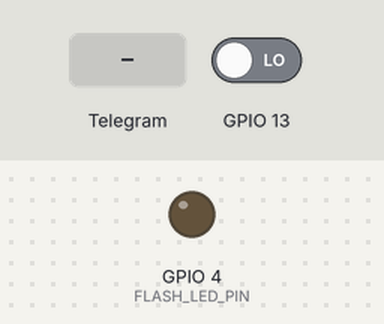
A sketch run on a simulated ESP32. Shown: output pins drawn as LEDs (lit = HIGH). The inputs (shaded band) are chosen by the test bench; at power-on: GPIO 13 LOW. WiFi joins after 1.5 s; servers stay silent unless stated; the camera gives no picture; web services answer with replies made up by the test bench; what the sketch prints to the serial monitor is not drawn.

Above: at 3.3 s.
3.4 s: Telegram message "/flash" received
At 4.7 s:
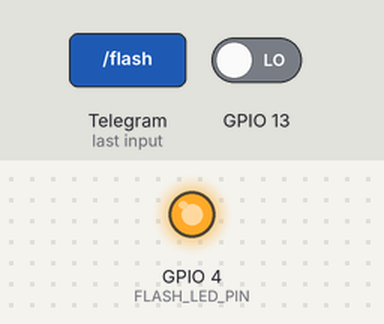
5.2 s: Telegram message "/photo" received
6.8 s: Telegram message "/motion_on" received
8.4 s: GPIO 13 driven HIGH
Timing chart, 0 to 11.2 s (numbered marks = the images above; inputs shaded):
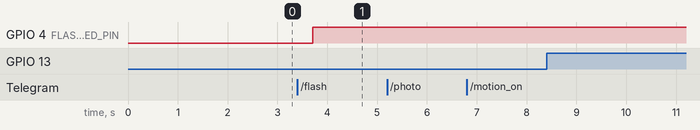

The sketch:

ESP32_CAM_Telegram_Send_Photo_Motion.ino
```cpp
// (licence header left out)
#include <WiFi.h>
#include <WiFiClientSecure.h>
#include "soc/soc.h"
#include "soc/rtc_cntl_reg.h"
#include "esp_camera.h"
#include <UniversalTelegramBot.h>
#include <ArduinoJson.h>

// Replace with your network credentials
const char* ssid = "REPLACE_WITH_YOUR_SSID";
const char* password = "REPLACE_WITH_YOUR_PASSWORD";

// Use @myidbot to find out the chat ID of an individual or a group
// Also note that you need to click "start" on a bot before it can
// message you
String chatId = "XXXXXXXXXX";

// Initialize Telegram BOT
String BOTtoken = "XXXXXXXXXX:XXXXXXXXXXXXXXXXXXXXXXXXXXXXXXXXXXX";

bool sendPhoto = false;

WiFiClientSecure clientTCP;

UniversalTelegramBot bot(BOTtoken, clientTCP);

//CAMERA_MODEL_AI_THINKER
#define PWDN_GPIO_NUM     32
#define RESET_GPIO_NUM    -1
#define XCLK_GPIO_NUM      0
#define SIOD_GPIO_NUM     26
#define SIOC_GPIO_NUM     27

#define Y9_GPIO_NUM       35
#define Y8_GPIO_NUM       34
#define Y7_GPIO_NUM       39
#define Y6_GPIO_NUM       36
#define Y5_GPIO_NUM       21
#define Y4_GPIO_NUM       19
#define Y3_GPIO_NUM       18
#define Y2_GPIO_NUM        5
#define VSYNC_GPIO_NUM    25
#define HREF_GPIO_NUM     23
#define PCLK_GPIO_NUM     22

#define FLASH_LED_PIN 4
bool flashState = LOW;

// Motion Sensor
bool motionEnabled = false;
bool motionDetected = false;

int botRequestDelay = 1000;   // mean time between scan messages
long lastTimeBotRan;     // last time messages' scan has been done

void handleNewMessages(int numNewMessages);
String sendPhotoTelegram();

// Indicates when motion is detected
static void IRAM_ATTR detectsMovement(void * arg){
  //Serial.println("MOTION DETECTED!!!");
  motionDetected = true;
}

void setup(){
  WRITE_PERI_REG(RTC_CNTL_BROWN_OUT_REG, 0);
  Serial.begin(115200);

  pinMode(FLASH_LED_PIN, OUTPUT);
  digitalWrite(FLASH_LED_PIN, flashState);

  WiFi.mode(WIFI_STA);
  Serial.println();
  Serial.print("Connecting to ");
  Serial.println(ssid);
  WiFi.begin(ssid, password);
  clientTCP.setCACert(TELEGRAM_CERTIFICATE_ROOT); // Add root certificate for api.telegram.org
  while (WiFi.status() != WL_CONNECTED) {
    Serial.print(".");
    delay(500);
  }
  Serial.println();
  Serial.print("ESP32-CAM IP Address: ");
  Serial.println(WiFi.localIP());

  camera_config_t config;
  config.ledc_channel = LEDC_CHANNEL_0;
  config.ledc_timer = LEDC_TIMER_0;
  config.pin_d0 = Y2_GPIO_NUM;
  config.pin_d1 = Y3_GPIO_NUM;
  config.pin_d2 = Y4_GPIO_NUM;
  config.pin_d3 = Y5_GPIO_NUM;
  config.pin_d4 = Y6_GPIO_NUM;
  config.pin_d5 = Y7_GPIO_NUM;
  config.pin_d6 = Y8_GPIO_NUM;
  config.pin_d7 = Y9_GPIO_NUM;
  config.pin_xclk = XCLK_GPIO_NUM;
  config.pin_pclk = PCLK_GPIO_NUM;
  config.pin_vsync = VSYNC_GPIO_NUM;
  config.pin_href = HREF_GPIO_NUM;
  config.pin_sccb_sda = SIOD_GPIO_NUM;
  config.pin_sccb_scl = SIOC_GPIO_NUM;
  config.pin_pwdn = PWDN_GPIO_NUM;
  config.pin_reset = RESET_GPIO_NUM;
  config.xclk_freq_hz = 20000000;
  config.pixel_format = PIXFORMAT_JPEG;
  config.grab_mode = CAMERA_GRAB_LATEST;

  //init with high specs to pre-allocate larger buffers
  if(psramFound()){
    config.frame_size = FRAMESIZE_UXGA;
    config.jpeg_quality = 10;  //0-63 lower number means higher quality
    config.fb_count = 1;
  } else {
    config.frame_size = FRAMESIZE_SVGA;
    config.jpeg_quality = 12;  //0-63 lower number means higher quality
    config.fb_count = 1;
  }

  // camera init
  esp_err_t err = esp_camera_init(&config);
  if (err != ESP_OK) {
    Serial.printf("Camera init failed with error 0x%x", err);
    delay(1000);
    ESP.restart();
  }

  // Drop down frame size for higher initial frame rate
  sensor_t * s = esp_camera_sensor_get();
  s->set_framesize(s, FRAMESIZE_CIF);  // UXGA|SXGA|XGA|SVGA|VGA|CIF|QVGA|HQVGA|QQVGA

  // PIR Motion Sensor mode INPUT_PULLUP
  //err = gpio_install_isr_service(0);
  err = gpio_isr_handler_add(GPIO_NUM_13, &detectsMovement, (void *) 13);
  if (err != ESP_OK){
    Serial.printf("handler add failed with error 0x%x \r\n", err);
  }
  err = gpio_set_intr_type(GPIO_NUM_13, GPIO_INTR_POSEDGE);
  if (err != ESP_OK){
    Serial.printf("set intr type failed with error 0x%x \r\n", err);
  }
  bot.sendMessage(chatId, "Bot started up", "");
}

void loop(){
  if (sendPhoto){
    Serial.println("Preparing photo");
    sendPhotoTelegram();
    sendPhoto = false;
  }

  if(motionDetected && motionEnabled){
    bot.sendMessage(chatId, "Motion detected!!", "");
    Serial.println("Motion Detected");
    sendPhotoTelegram();
    motionDetected = false;
  }

  if (millis() > lastTimeBotRan + botRequestDelay){
    int numNewMessages = bot.getUpdates(bot.last_message_received + 1);
    while (numNewMessages){
      Serial.println("got response");
      handleNewMessages(numNewMessages);
      numNewMessages = bot.getUpdates(bot.last_message_received + 1);
    }
    lastTimeBotRan = millis();
  }
}

String sendPhotoTelegram(){
  const char* myDomain = "api.telegram.org";
  String getAll = "";
  String getBody = "";

  // Clean previous buffer
  camera_fb_t * fb = NULL;
  fb = esp_camera_fb_get();
  esp_camera_fb_return(fb); // dispose the buffered image
  fb = NULL; // reset to capture errors
  // Get fresh image
  fb = esp_camera_fb_get();
  if(!fb) {
    Serial.println("Camera capture failed");
    delay(1000);
    ESP.restart();
  }

  Serial.println("Connect to " + String(myDomain));

  if (clientTCP.connect(myDomain, 443)) {
    Serial.println("Connection successful");

    String head = "--RandomNerdTutorials\r\nContent-Disposition: form-data; name=\"chat_id\"; \r\n\r\n" + chatId + "\r\n--RandomNerdTutorials\r\nContent-Disposition: form-data; name=\"photo\"; filename=\"esp32-cam.jpg\"\r\nContent-Type: image/jpeg\r\n\r\n";
    String tail = "\r\n--RandomNerdTutorials--\r\n";

    uint16_t imageLen = fb->len;
    uint16_t extraLen = head.length() + tail.length();
    uint16_t totalLen = imageLen + extraLen;

    clientTCP.println("POST /bot"+BOTtoken+"/sendPhoto HTTP/1.1");
    clientTCP.println("Host: " + String(myDomain));
    clientTCP.println("Content-Length: " + String(totalLen));
    clientTCP.println("Content-Type: multipart/form-data; boundary=RandomNerdTutorials");
    clientTCP.println();
    clientTCP.print(head);

    uint8_t *fbBuf = fb->buf;
    size_t fbLen = fb->len;
    for (size_t n=0;n<fbLen;n=n+1024) {
      if (n+1024<fbLen) {
        clientTCP.write(fbBuf, 1024);
        fbBuf += 1024;
      }
      else if (fbLen%1024>0) {
        size_t remainder = fbLen%1024;
        clientTCP.write(fbBuf, remainder);
      }
    }

    clientTCP.print(tail);

    esp_camera_fb_return(fb);

    int waitTime = 10000;   // timeout 10 seconds
    long startTimer = millis();
    boolean state = false;

    while ((startTimer + waitTime) > millis()){
      Serial.print(".");
      delay(100);
      while (clientTCP.available()){
          char c = clientTCP.read();
          if (c == '\n'){
            if (getAll.length()==0) state=true;
            getAll = "";
          }
          else if (c != '\r'){
            getAll += String(c);
          }
          if (state==true){
            getBody += String(c);
          }
          startTimer = millis();
       }
       if (getBody.length()>0) break;
    }
    clientTCP.stop();
    Serial.println(getBody);
  }
  else {
    getBody="Connected to api.telegram.org failed.";
    Serial.println("Connected to api.telegram.org failed.");
  }
  return getBody;
}

void handleNewMessages(int numNewMessages){
  Serial.print("Handle New Messages: ");
  Serial.println(numNewMessages);

  for (int i = 0; i < numNewMessages; i++){
    // Chat id of the requester
    String chat_id = String(bot.messages[i].chat_id);
    if (chat_id != chatId){
      bot.sendMessage(chat_id, "Unauthorized user", "");
      continue;
    }

    // Print the received message
    String text = bot.messages[i].text;
    Serial.println(text);

    String fromName = bot.messages[i].from_name;

    if (text == "/flash") {
      flashState = !flashState;
      digitalWrite(FLASH_LED_PIN, flashState);
    }
    if (text == "/photo") {
      sendPhoto = true;
      Serial.println("New photo  request");
    }
    if (text == "/motion_on") {
      motionEnabled = true;
      bot.sendMessage(chatId, "Motion notifications ON.", "");
    }
    if (text == "/motion_off") {
      motionEnabled = false;
      bot.sendMessage(chatId, "Motion notifications OFF.", "");
    }
    if (text == "/motion_state") {
      if (motionEnabled == false) {
        bot.sendMessage(chatId, "Motion notifications are OFF.", "");
      }
      else{
        bot.sendMessage(chatId, "Motion notifications are ON.", "");
      }
    }
    if (text == "/start"){
      String welcome = "Welcome " + fromName + " to the ESP32-CAM Telegram bot.\n";
      welcome += "/photo : takes a new photo\n";
      welcome += "/flash : toggle flash LED\n";
      welcome += "/motion_on : enables motion sensor\n";
      welcome += "/motion_off: disables motion sensor \n";
      welcome += "/motion_state: get motion sensor state (ON or OFF)";
      bot.sendMessage(chatId, welcome, "");
    }
  }
}
```

Measured:
- after the input at 3.4 s, GPIO 4 (FLASH_LED_PIN): LOW → HIGH after 0.30 s
- after the input at 5.2 s, every drawn part: stays the same
- after the input at 6.8 s, every drawn part: stays the same
- after the input at 8.4 s, every drawn part: stays the same
